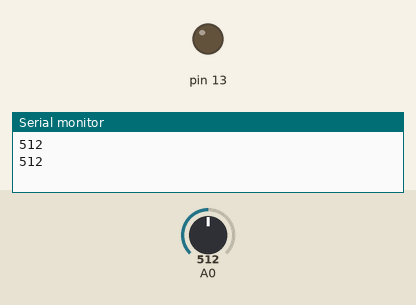
Bench run of a sketch on a simulated Arduino Uno, built with avr-gcc and run on an emulated ATmega328P. Shown: output pins drawn as LEDs (lit = HIGH), the last lines printed to the serial monitor. The inputs (shaded band) are chosen by the test bench; at power-on: A0 = 512.

Above: at 1.8 s.
1.9 s: A0 set to 585
4.2 s: A0 set to 613
At 6.7 s:
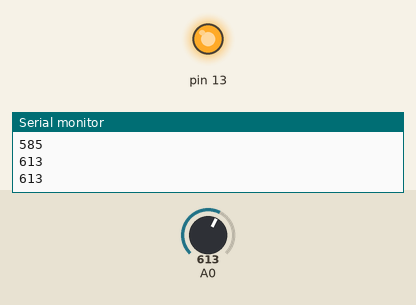
7.5 s: A0 set to 590
At 10.2 s:
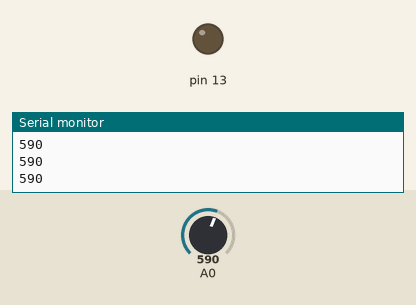
10.5 s: A0 set to 610
At 12.5 s:
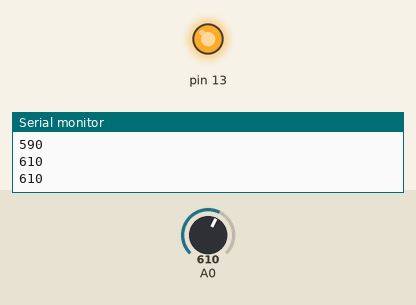
Timing chart, 0 to 14.0 s (numbered marks = the images above; inputs shaded):
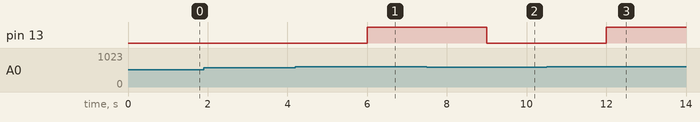

The sketch:

sound_sensor_with_led.ino
```cpp
void setup() {
  // put your setup code here, to run once:
  Serial.begin(9600);
  pinMode(13, OUTPUT);

}

void loop() {
  // put your main code here, to run repeatedly:
  int detect = analogRead(A0);
  Serial.print(detect);
  Serial.println("");
  delay(1000);


  if (detect > 600){
    digitalWrite(13, HIGH);
  }else {
    digitalWrite(13, LOW);
  }

}
```

Measured:
- the behaviour switches between 600 and 601 on A0 (found by bisection; images 0 and 1)
- after the input at 4.2 s, pin 13: LOW → HIGH after 1.8 s
- after the input at 7.5 s, pin 13: HIGH → LOW after 1.5 s
- after the input at 10.5 s, pin 13: LOW → HIGH after 1.5 s
